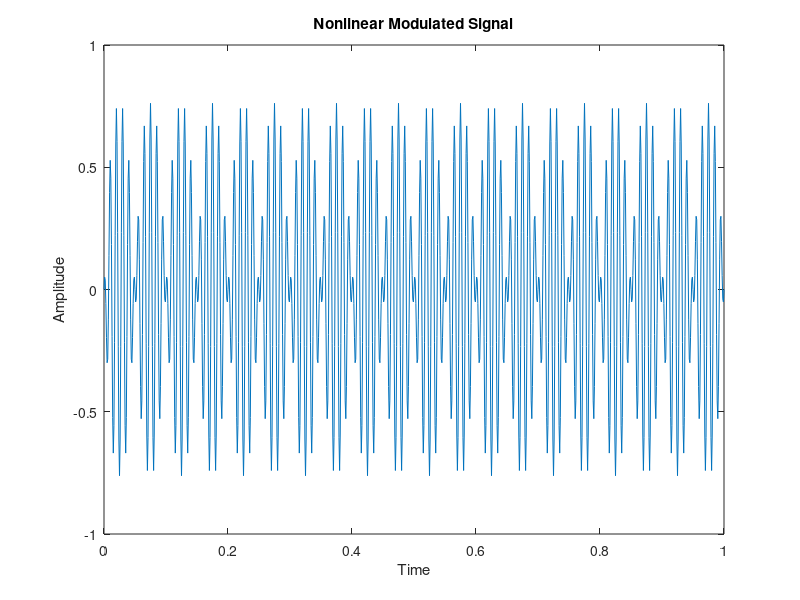

Reproduce this figure in MATLAB.
clc
clear
fs = 1000;           
t = 0:1/fs:1;       

m = sin(2*pi*10*t);  

carrier = cos(2*pi*100*t);  

%modulated_signal = (m.^2) .* carrier; 
%modulated_signal = atan(m) .* carrier; 
%modulated_signal = exp(m) .* carrier; 
modulated_signal = tanh(m) .* carrier; 

plot(t, modulated_signal);
title('Nonlinear Modulated Signal');
xlabel('Time');
ylabel('Amplitude');
